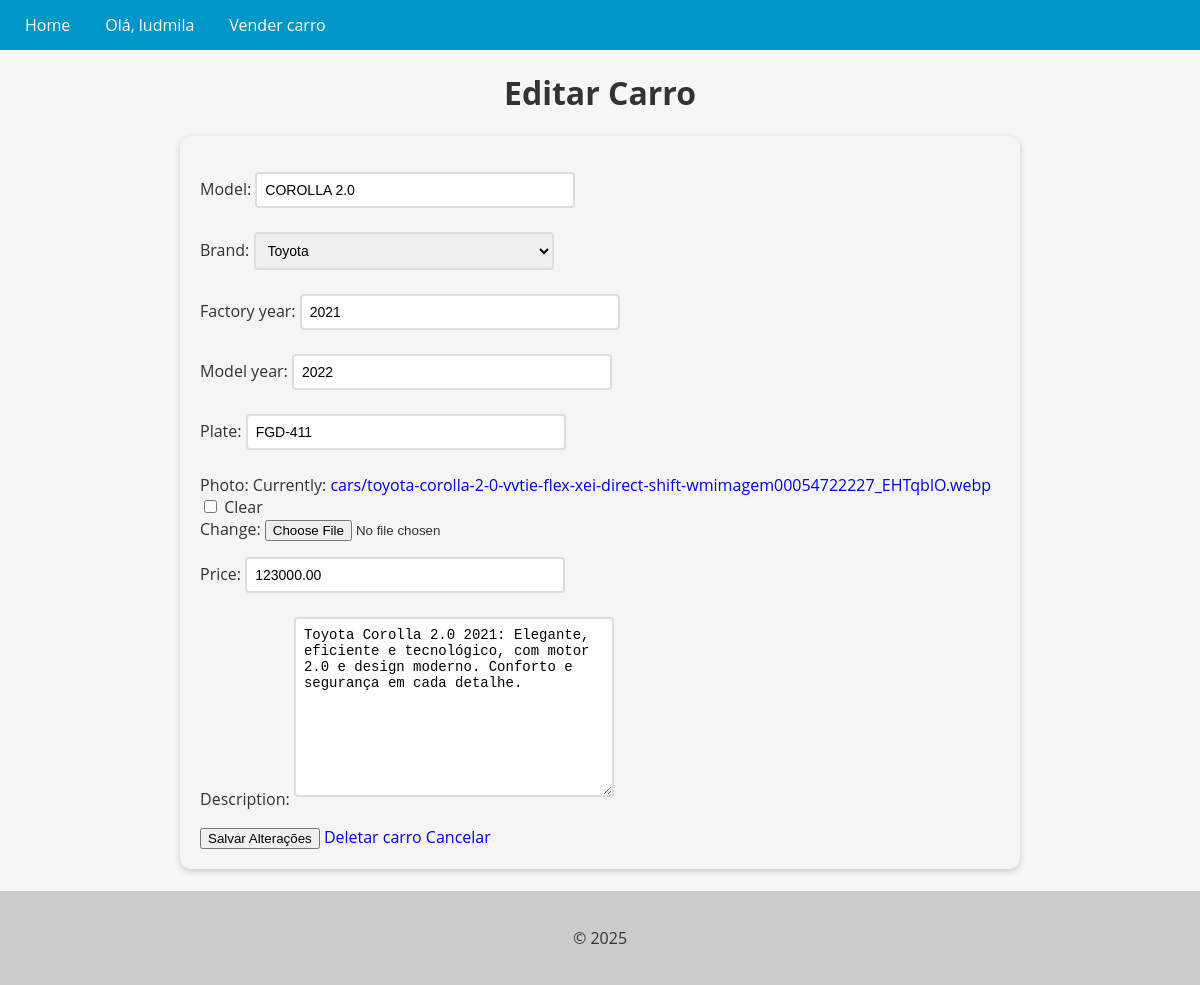
The app's page /cars/update/3 (signed in) with its own data.
### cars/models.py (models this page shows, shortened)
class Car(models.Model):
    id = models.AutoField(primary_key=True)
    model = models.CharField(max_length=100)
    brand = models.ForeignKey(Brand, on_delete=models.PROTECT, related_name = 'car_brand')
    factory_year = models.IntegerField(
        validators = [
            MinValueValidator(1886),
            MaxValueValidator(datetime.datetime.now().year)
        ]
    )
    model_year = models.IntegerField(
        validators = [
            MinValueValidator(1886),
            MaxValueValidator(datetime.datetime.now().year)
        ]
    )
    plate = models.CharField(max_length=100, blank=True, null=True)
    photo = models.ImageField(upload_to='cars/', blank=True, null=True, default='cars/no_photo.jpg')
    price = models.DecimalField(
        max_digits=10,
        decimal_places=2
    )
    description = models.TextField(blank=True)

### cars/views.py (the view, shortened to what this page needs)
# urls.py: path('cars/update/<int:pk>', CarUpdateView.as_view(), name='update_car'),
@method_decorator(login_required(login_url='login'), name='dispatch')
class CarUpdateView(UpdateView):
    model = Car
    form_class = CarForm
    template_name = 'update_car.html'

### cars/forms.py (shortened to what this page needs)
class CarForm(forms.ModelForm):
    class Meta:
        model = Car
        fields = '__all__'

### cars/models.py (called while the page is built)
    def __str__(self):
        return self.name

### cars/templates/update_car.html (shortened to what this page needs)
{% extends 'base.html' %}
{% block content %}
<h1 style="text-align: center;">
    Editar Carro
</h1>
<form method="post" enctype="multipart/form-data">
    {{ form.as_p }}
    <button type="submit">Salvar Alterações</button>
    <a href="{% url 'delete_car' pk=object.pk %}">Deletar carro</a>
    <a href="{% url 'cars_list' %}">Cancelar</a>
</form>
<br>
{% endblock %}

### app/templates/base.html (shortened to what this page needs)
<!DOCTYPE html>
<html lang="en">
<head>
</head>
<body>
  <header>
    <nav>
      <ul>
        {% if user.is_authenticated %}
          <li><a href="{% url 'cars_list' %}">Home</a></li>
          <li>Olá, {{ user.username }}</li>
          <li><a href="{% url 'new_car' %}">Vender carro</a></li>
         {% endif %}
      </ul>
    </nav>
  </header>
  <main>
    {% block content %}
    {% endblock %}
  </main>
  <footer>
    <p>&copy; 2025</p>
  </footer>
</body>
</html>

### app/templates/base.html (style rules this page uses)
body { font-family: 'Open Sans', sans-serif; background-color: #f7f7f7; color: #333; margin: 0; padding: 0; }
header { background-color: #0096c7; color: #fff; text-align: center; }
footer { background-color: #ccc; color: #333; padding: 20px; text-align: center; }
nav { background-color: #0096c7; color: #fff; height: 50px; display: flex; justify-content: space-between; align-items: center; }
nav ul { list-style: none; margin: 0; padding: 0; display: flex; }
nav ul li { margin: 0 10px; }
nav ul li a { color: #fff; text-decoration: none; font-size: 16px; padding: 15px; transition: all 0.3s ease; }

### cars/templates/update_car.html (style rules this page uses)
form { max-width: 800px; margin: 0 auto; padding: 20px; background-color: #f5f5f5; border-radius: 10px; box-shadow: 0 2px 6px rgba(0, 0, 0, 0.2); }
input[type="text"], input[type="number"], select, textarea { padding: 8px; font-size: 14px; border: 2px solid #ddd; border-radius: 4px; width: 100%; max-width: 300px; margin-bottom: 8px; transition: border-bottom-color 0.3s ease-in-out; }
a { text-decoration: none !important; }

### records on screen
Car: model "COROLLA 2.0", brand "Toyota", factory_year "2021", model_year "2022", plate "FGD-411", price "123000.00", description "Toyota Corolla 2.0 2021: Elegante, eficiente e tecnológico, com motor 2.0 e design moderno. Conforto e segurança em cada detalhe."

### other values on screen
{{ user.username }} "ludmila"
